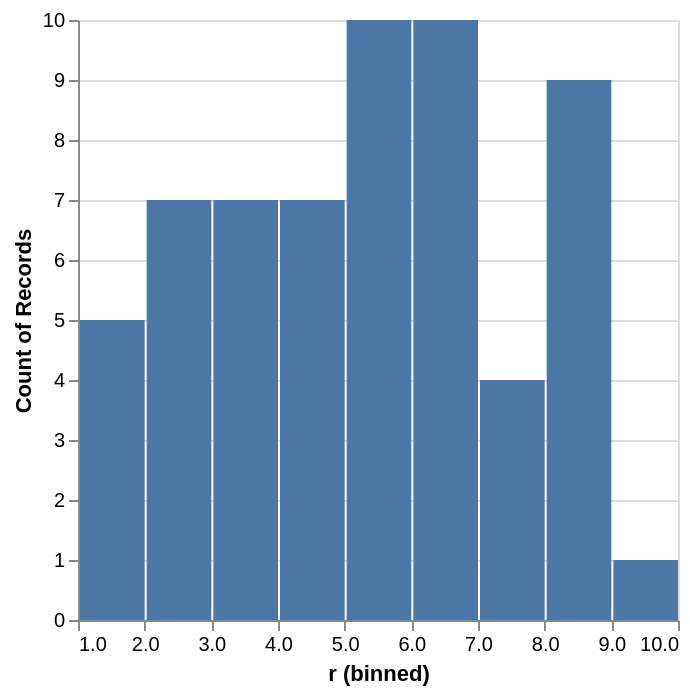

Source (Vega-Lite JSON):
### Vega-Lite specification from a JSON file in a GitHub repository (floating-point values rounded to 4 significant figures)
{"$schema": "https://vega.github.io/schema/vega-lite/v6.json", "data": {"values": [{"r": 2.6}, {"r": 5.2}, {"r": 1.7}, {"r": 6.6}, {"r": 7.4}, {"r": 5.9}, {"r": 8.2}, {"r": 3.8}, {"r": 6.8}, {"r": 6.0}, {"r": 5.9}, {"r": 5.0}, {"r": 8.0}, {"r": 8.8}, {"r": 5.1}, {"r": 6.6}, {"r": 1.9}, {"r": 6.9}, {"r": 6.4}, {"r": 9.1}, {"r": 7.8}, {"r": 3.6}, {"r": 4.4}, {"r": 6.6}, {"r": 1.6}, {"r": 5.0}, {"r": 2.7}, {"r": 2.3}, {"r": 1.9}, {"r": 7.4}, {"r": 2.4}, {"r": 3.3}, {"r": 4.4}, {"r": 8.2}, {"r": 2.0}, {"r": 4.9}, {"r": 5.7}, {"r": 8.3}, {"r": 7.8}, {"r": 8.1}, {"r": 3.6}, {"r": 4.6}, {"r": 4.2}, {"r": 8.3}, {"r": 8.9}, {"r": 2.6}, {"r": 2.8}, {"r": 3.2}, {"r": 3.2}, {"r": 5.2}, {"r": 6.0}, {"r": 3.4}, {"r": 1.4}, {"r": 4.7}, {"r": 4.3}, {"r": 5.8}, {"r": 8.8}, {"r": 6.8}, {"r": 5.4}, {"r": 6.2}]}, "mark": "bar", "encoding": {"x": {"bin": true, "field": "r"}, "y": {"aggregate": "count"}}}
